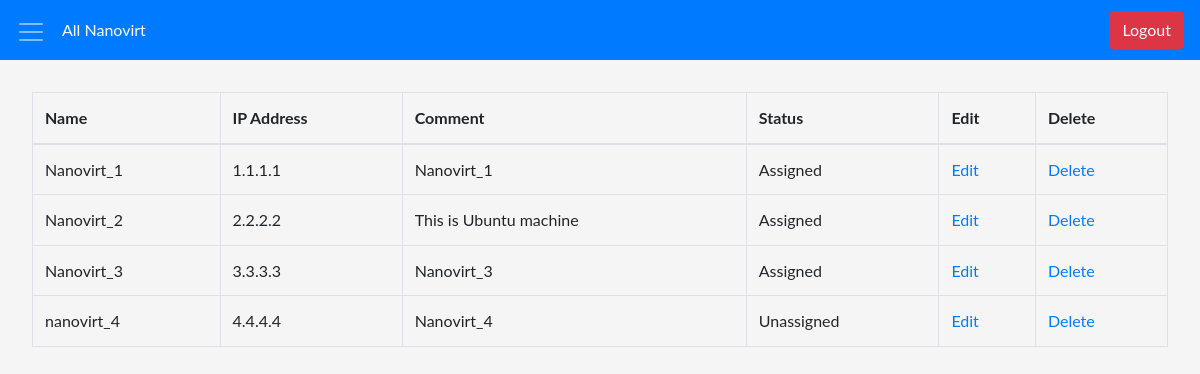
The page /my_resource/view_resource/3/ (signed in) on the database its author committed.
### my_resource/models.py (models this page shows, shortened)
class Category(models.Model):
    name = models.CharField(max_length=100)

class MyResource(models.Model):
    Unassigned = 'Unassigned'
    Assigned = 'Assigned'
    STATUS = [
    ('Unassigned','Unassigned'),
    ('Assigned','Assigned')
    ]
    rsc_category = models.ForeignKey(Category, on_delete=models.CASCADE)
    rsc_name = models.CharField(max_length=100)
    rsc_ip = models.CharField(max_length=20)
    rsc_comment = models.TextField(max_length=50)
    rsc_status = models.CharField(max_length=30,choices=STATUS, default=Unassigned)

### my_resource/views.py (the view)
# urls.py: path('view_resource/<int:item_id>/', views.all_resource, name="all_resource"),
@login_required
def all_resource(request, item_id):
    item = Category.objects.get(pk=item_id)
    cat = item.name
    all_item = MyResource.objects.filter(rsc_category=item)
    context = {'item_list': all_item,
                'cat': cat
               }
    return render(request,'resource/all_resource.html',context)

### templates/resource/all_resource.html (shortened to what this page needs)
{% extends "base.html" %}
{% load crispy_forms_tags %}
{% block span %} All {{ cat }} {% endblock %}
{% block content %}
<div class="table-responsive">
<table class="table table-bordered">
    <thead>
    <tr>
        <th>Name</th>
        <th>IP Address</th>
        <th>Comment</th>
        <th>Status</th>
        <th>Edit</th>
        <th>Delete</th>
    </tr>
    </thead>
    <tbody>
          {% if item_list %}
            {% for item in item_list %}
    <tr>
        <td>{{ item.rsc_name }}</td>
        <td>{{ item.rsc_ip }}</td>
        <td>{{ item.rsc_comment }}</td>
        <td>{{ item.rsc_status }}</td>
        <td><a href="{% url 'edit_item' item.id %}" class="mdl-button mdl-button--colored mdl-js-button mdl-js-ripple-effect">Edit</a></td>
        <td><a href="{% url 'delete_resource' item.id %}" class="mdl-button mdl-button--colored mdl-js-button mdl-js-ripple-effect">Delete</a></td>
    </tr>
    {% endfor %}
    {%  else %}
    <p>No item available</p>
    {% endif %}
    </tbody>
</table>
</div>
{% endblock %}

### static/css/base.css (style rules this page uses)
body { position: relative; background-color:#f5f5f5; font-family: 'Lato', sans-serif; font-weight: 400; line-height: 1.6; }
a:link { text-decoration: none; }

### rows shown on the page
Category: name "Nanovirt"
MyResource: rsc_name "Nanovirt_1", rsc_ip "1.1.1.1", rsc_comment "Nanovirt_1", rsc_status "Assigned"
MyResource: rsc_name "Nanovirt_2", rsc_ip "2.2.2.2", rsc_comment "This is Ubuntu machine", rsc_status "Assigned"
MyResource: rsc_name "Nanovirt_3", rsc_ip "3.3.3.3", rsc_comment "Nanovirt_3", rsc_status "Assigned"
MyResource: rsc_name "nanovirt_4", rsc_ip "4.4.4.4", rsc_comment "Nanovirt_4", rsc_status "Unassigned"
